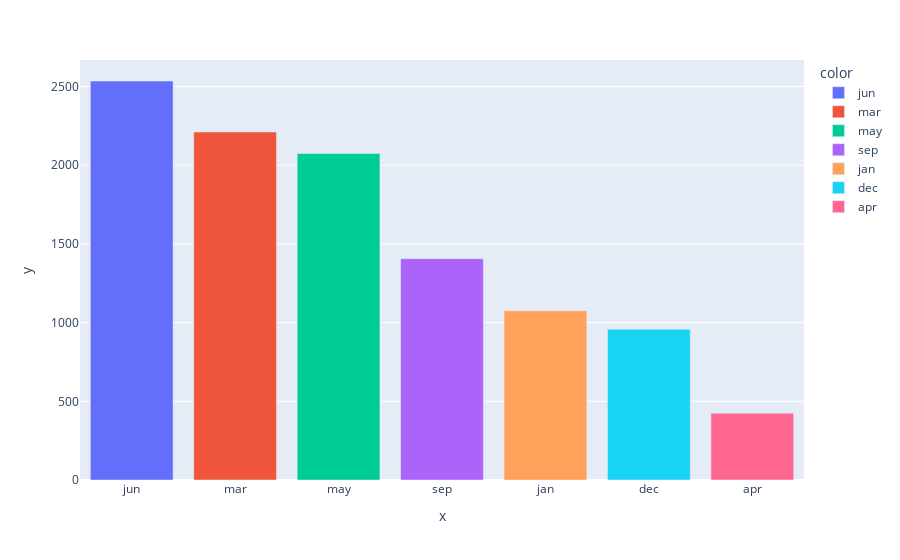

This figure's notebook cell:
### Markdown cell above
# Total number of passengers in a month

### Code cell
px.bar(x=c['month'],y=c['travellers'],color=c['month'],hover_name=c['month'])

### Figure 1 — Plotly figure (JSON) as saved in the notebook; plotly's stock layout.template omitted (floating-point values rounded to 4 significant figures)
{"data": [{"alignmentgroup": "True", "hovertemplate": "<b>%{hovertext}</b><br><br>color=jun<br>x=%{x}<br>y=%{y}<extra></extra>", "hovertext": ["jun"], "legendgroup": "jun", "marker": {"color": "#636efa", "pattern": {"shape": ""}}, "name": "jun", "offsetgroup": "jun", "orientation": "v", "showlegend": true, "textposition": "auto", "type": "bar", "x": ["jun"], "xaxis": "x", "y": [2535], "yaxis": "y"}, {"alignmentgroup": "True", "hovertemplate": "<b>%{hovertext}</b><br><br>color=mar<br>x=%{x}<br>y=%{y}<extra></extra>", "hovertext": ["mar"], "legendgroup": "mar", "marker": {"color": "#EF553B", "pattern": {"shape": ""}}, "name": "mar", "offsetgroup": "mar", "orientation": "v", "showlegend": true, "textposition": "auto", "type": "bar", "x": ["mar"], "xaxis": "x", "y": [2211], "yaxis": "y"}, {"alignmentgroup": "True", "hovertemplate": "<b>%{hovertext}</b><br><br>color=may<br>x=%{x}<br>y=%{y}<extra></extra>", "hovertext": ["may"], "legendgroup": "may", "marker": {"color": "#00cc96", "pattern": {"shape": ""}}, "name": "may", "offsetgroup": "may", "orientation": "v", "showlegend": true, "textposition": "auto", "type": "bar", "x": ["may"], "xaxis": "x", "y": [2074], "yaxis": "y"}, {"alignmentgroup": "True", "hovertemplate": "<b>%{hovertext}</b><br><br>color=sep<br>x=%{x}<br>y=%{y}<extra></extra>", "hovertext": ["sep"], "legendgroup": "sep", "marker": {"color": "#ab63fa", "pattern": {"shape": ""}}, "name": "sep", "offsetgroup": "sep", "orientation": "v", "showlegend": true, "textposition": "auto", "type": "bar", "x": ["sep"], "xaxis": "x", "y": [1406], "yaxis": "y"}, {"alignmentgroup": "True", "hovertemplate": "<b>%{hovertext}</b><br><br>color=jan<br>x=%{x}<br>y=%{y}<extra></extra>", "hovertext": ["jan"], "legendgroup": "jan", "marker": {"color": "#FFA15A", "pattern": {"shape": ""}}, "name": "jan", "offsetgroup": "jan", "orientation": "v", "showlegend": true, "textposition": "auto", "type": "bar", "x": ["jan"], "xaxis": "x", "y": [1075], "yaxis": "y"}, {"alignmentgroup": "True", "hovertemplate": "<b>%{hovertext}</b><br><br>color=dec<br>x=%{x}<br>y=%{y}<extra></extra>", "hovertext": ["dec"], "legendgroup": "dec", "marker": {"color": "#19d3f3", "pattern": {"shape": ""}}, "name": "dec", "offsetgroup": "dec", "orientation": "v", "showlegend": true, "textposition": "auto", "type": "bar", "x": ["dec"], "xaxis": "x", "y": [957], "yaxis": "y"}, {"alignmentgroup": "True", "hovertemplate": "<b>%{hovertext}</b><br><br>color=apr<br>x=%{x}<br>y=%{y}<extra></extra>", "hovertext": ["apr"], "legendgroup": "apr", "marker": {"color": "#FF6692", "pattern": {"shape": ""}}, "name": "apr", "offsetgroup": "apr", "orientation": "v", "showlegend": true, "textposition": "auto", "type": "bar", "x": ["apr"], "xaxis": "x", "y": [424], "yaxis": "y"}], "layout": {"barmode": "relative", "legend": {"title": {"text": "color"}, "tracegroupgap": 0}, "margin": {"t": 60}, "xaxis": {"anchor": "y", "domain": [0, 1], "title": {"text": "x"}}, "yaxis": {"anchor": "x", "domain": [0, 1], "title": {"text": "y"}}}}
